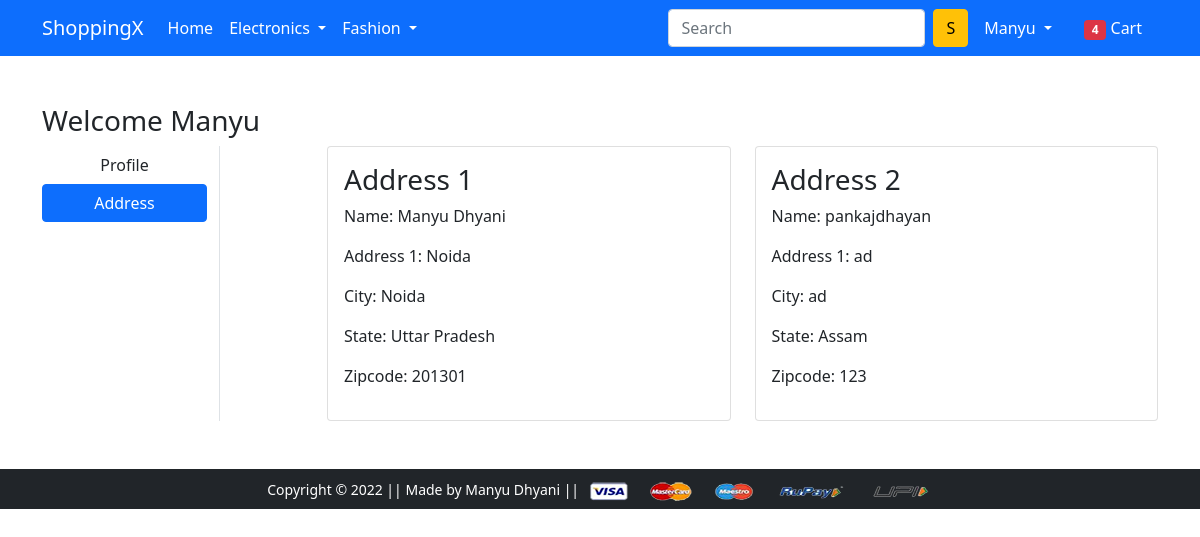
Page /address/ (signed in) on the earlier database version.
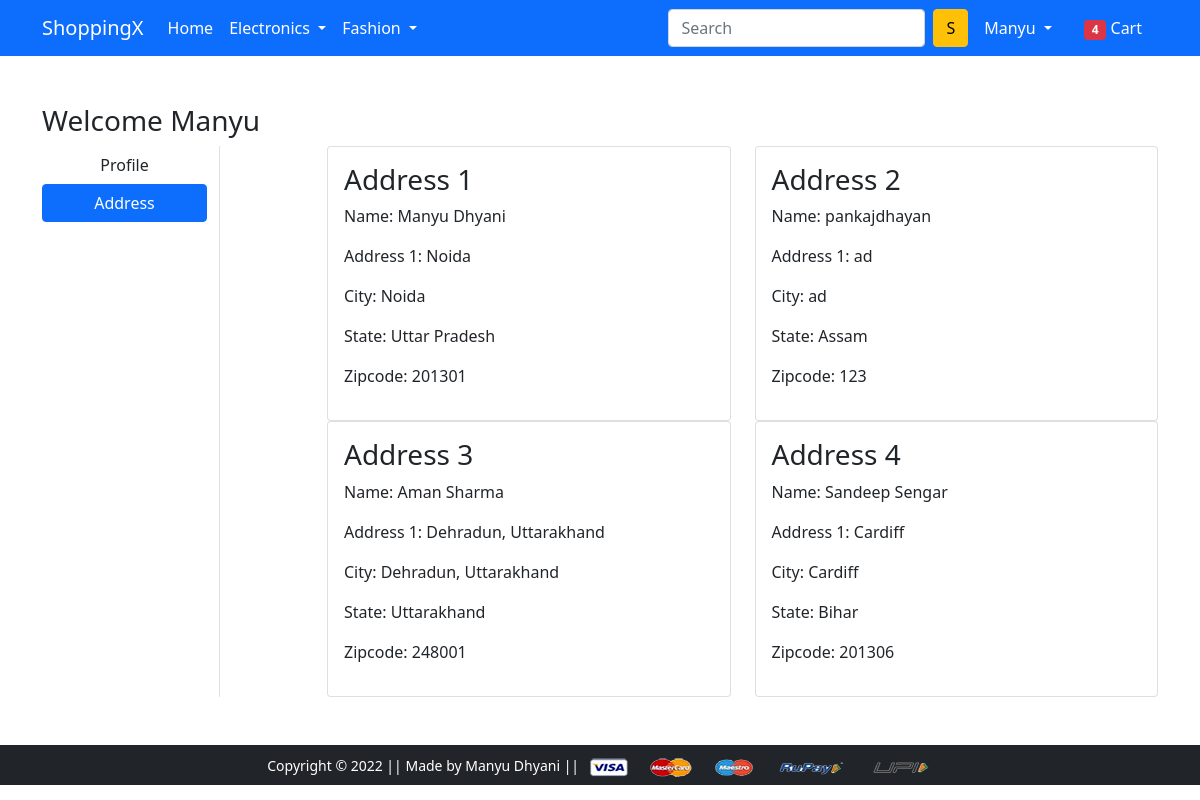
Same page on the later database version.
### store/models.py (models this page shows, shortened)
class Customer(models.Model):
    user = models.ForeignKey(User, on_delete=models.CASCADE)
    name = models.CharField(max_length=40)
    locality = models.CharField(max_length=200)
    city = models.CharField(max_length=40)
    zipcode = models.IntegerField()
    state = models.CharField(max_length=50, choices=STATE_CHOICES)

### store/views.py (the view)
# urls.py: path('address/', views.address, name='address'),
def address(request):
 address = Customer.objects.filter(user=request.user)
 return render(request, 'app/address.html', {'address': address, 'active': 'btn-primary'})

### store/templates/app/address.html (shortened to what this page needs)
{% extends 'app/base.html' %}
{% load static %}
{% block main-content %}
<div class="container my-5">
 <div class="row">
 <h3>Welcome <span class="text-capitalize">{{request.user.username}}</span></h3>
  <div class="col-sm-2 border-end">
   <ul class="list-unstyled">
    <li class="d-grid"><a href="{% url 'profile' %}" class="btn">Profile</a></li>
    <li class="d-grid"><a href="{% url 'address' %}" class="btn {{active}}">Address</a></li>
   </ul>
  </div>
  <div class="col-sm-9 offset-sm-1">
   <div class="row">
    {% for address in address %}
    <div class="col-sm-6">
     <div class="card">
      <div class="card-body">
       <h3>Address {{forloop.counter}}</h3>
       <p>Name: {{address.name}}</p>
       <p>Address 1: {{address.locality}}</p>
       <p>City: {{address.city}}</p>
       <p>State: {{address.state}}</p>
       <p>Zipcode: {{address.zipcode}}</p>
      </div>
     </div>
     </div>
     {% endfor %}
   </div>
  </div>
 </div>
</div>
{% endblock main-content %}

Differences in the rows shown:
added Customer: name "Aman Sharma", locality "Dehradun, Uttarakhand", city "Dehradun, Uttarakhand", state "Uttarakhand", zipcode "248001"
added Customer: name "Sandeep Sengar", locality "Cardiff", city "Cardiff", state "Bihar", zipcode "201306"
